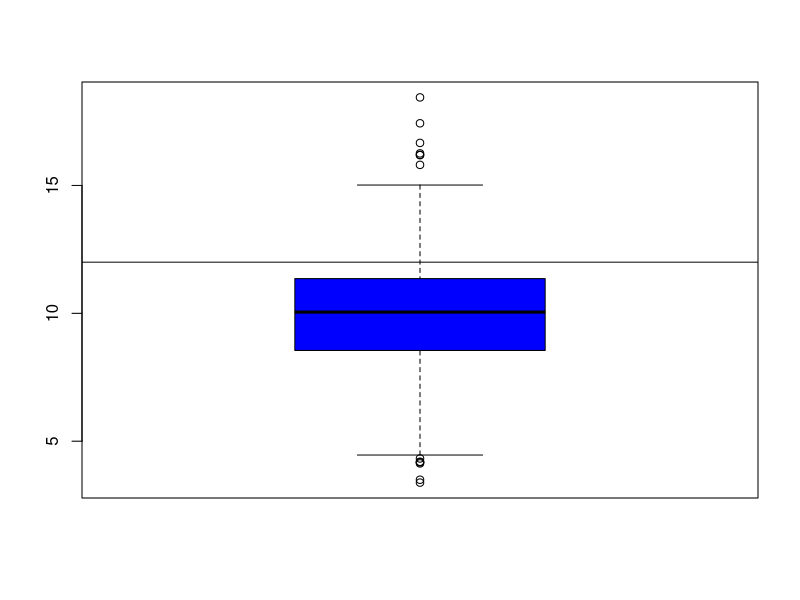
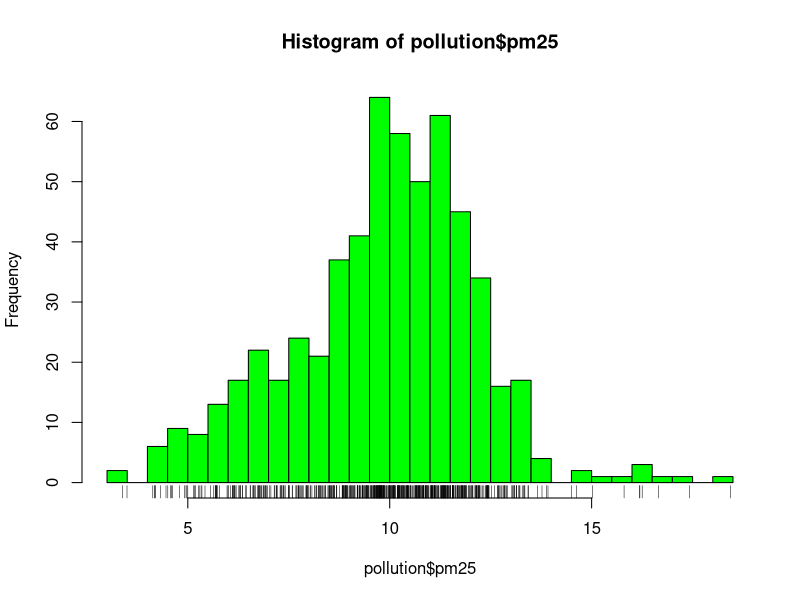
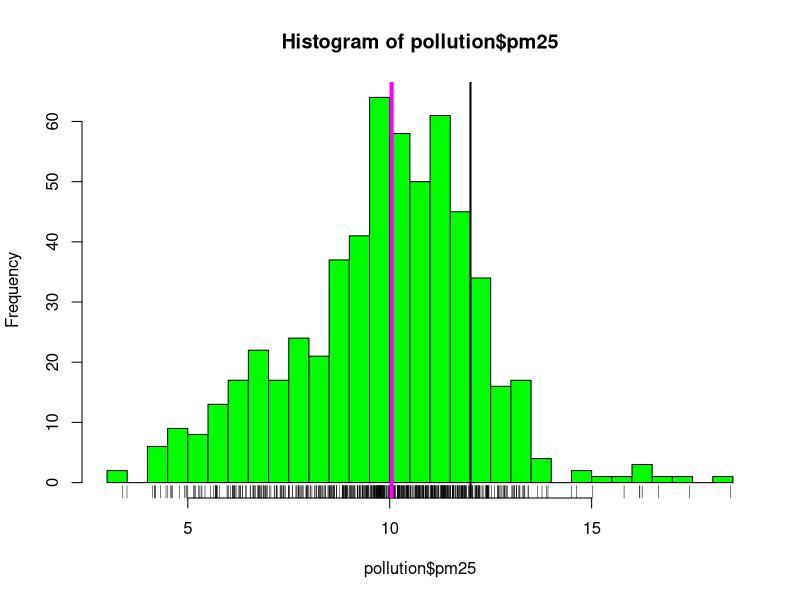
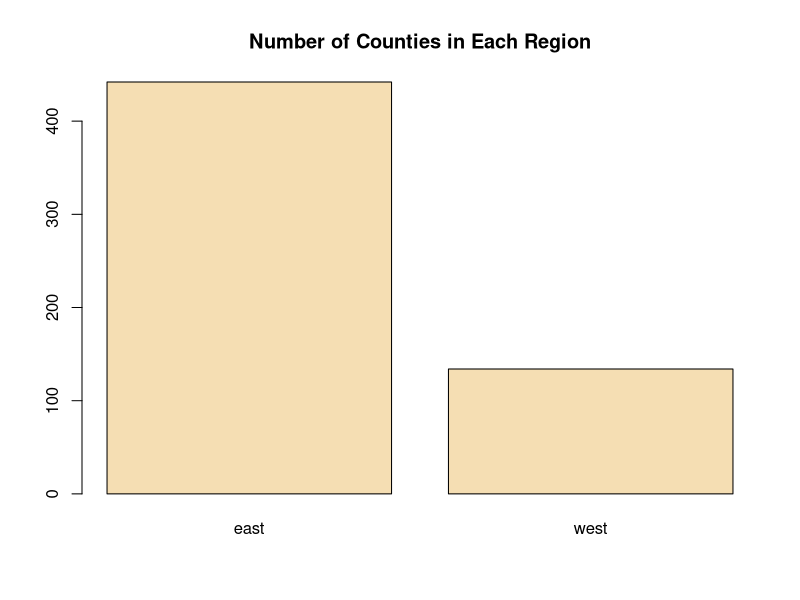
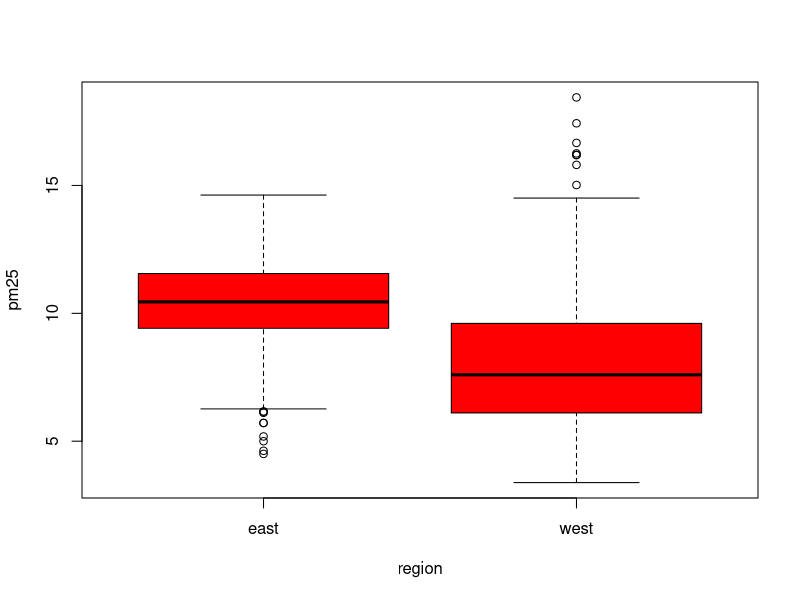
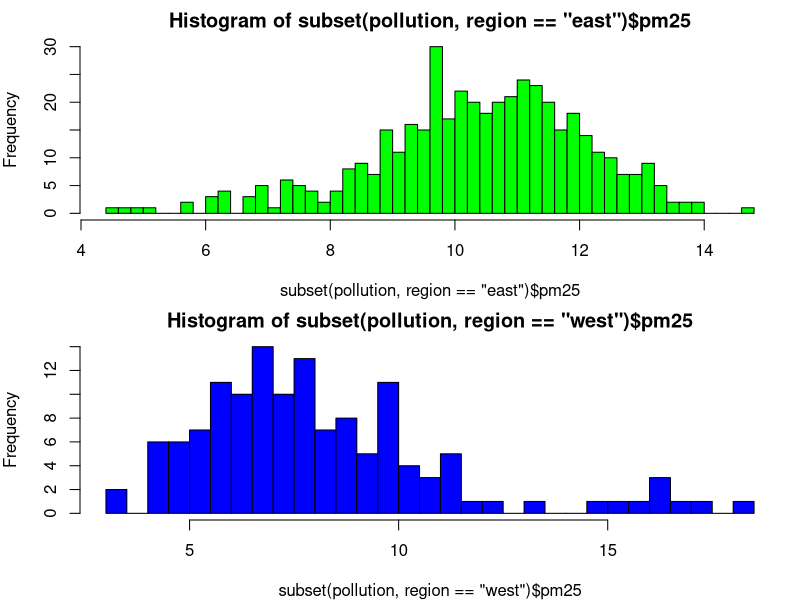
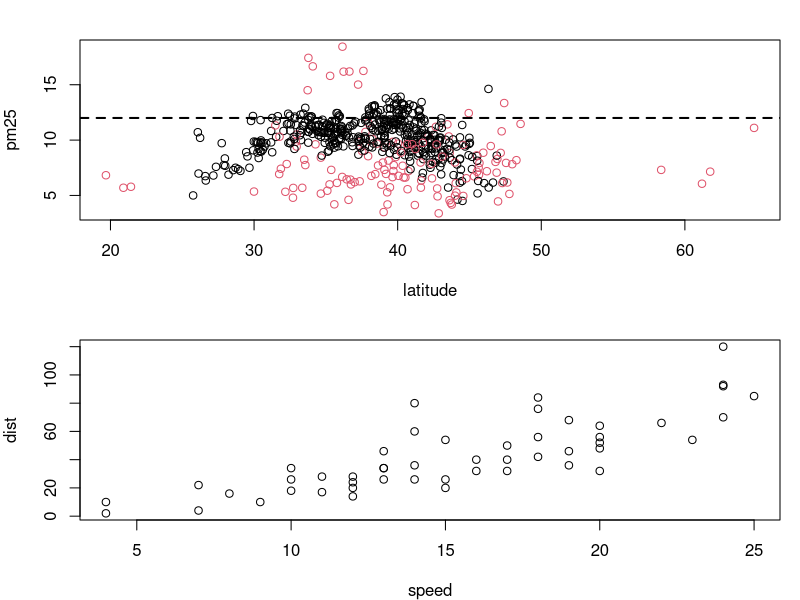
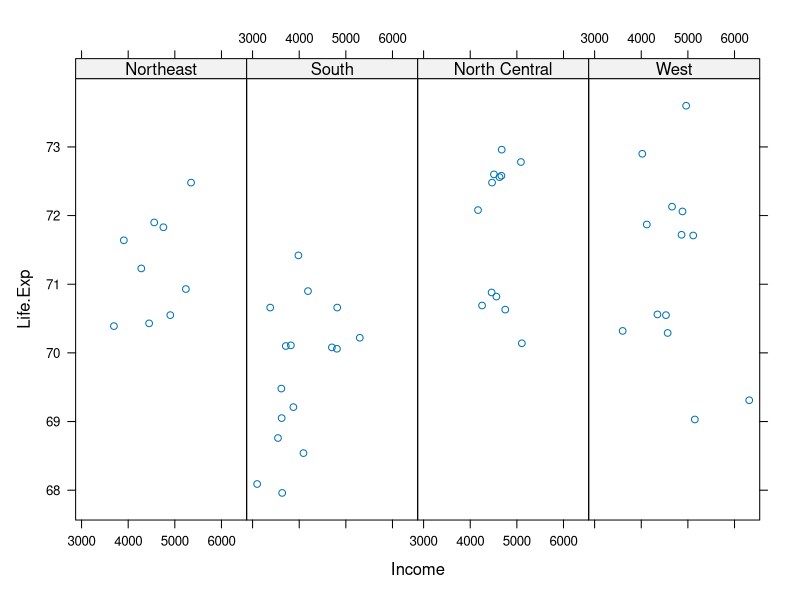

The R source for these figures, in order:
########## Exploratory graphs ##########

# we will make use of the avgpm25 dataset which is the fine particle pollution
# data from the united states

# read the data
pollution <- read.csv('avgpm25.csv', colClasses=c('numeric', 'character',
											  	  'factor', 'numeric',
											  	  'numeric'))

# do any counties exceed the standard of 12 ug/m^3?
summary(pollution$pm25)

#   Min. 1st Qu.  Median    Mean 3rd Qu.    Max. 
#  3.383   8.549  10.050   9.836  11.360  18.440 

# the median is indeed below the standard, but some are way above it 
# as see nby the third quartile and the max

# make a boxplot to see distribution, overlayed with a horizontal line at 12
# remember 12 is the national standard
boxplot(pollution$pm25, col="blue")
abline(h=12)

# histogram is better of course, more detail on the distribution
# add a rug below so you see the points that make up the histogram
# you can also set the breaks (number of bins)
hist(pollution$pm25, col="green", breaks=40)
rug(pollution$pm25)

# can add vertical line at the median and at the standard, kinda cool
hist(pollution$pm25, col="green", breaks=40)
rug(pollution$pm25)
abline(v=12, lwd=2)
abline(v=median(pollution$pm25), col="magenta", lwd=4)

# bar plots can also be used for categorical data, here we plot the region variable
barplot(table(pollution$region), col="wheat", main= "Number of Counties in Each Region")

## often the most useful techniques are to take 2D plots and array them in order to look
## at the third dimensions avaialable

# here we look at how the pm25 varies by region (east and west) using two boxplots
boxplot(pm25 ~ region, data=pollution, col="red")

# multiple histograms can be used to do the above too
par(mfrow=c(2, 1), mar=c(4, 4, 2, 1)) # more on this later
hist(subset(pollution, region=="east")$pm25, col="green", breaks=40)
hist(subset(pollution, region=="west")$pm25, col="blue", breaks=40)

# the most obvious thing to do would be a scatter plot though
# we can use color to add a dimension! neat!
with(pollution, plot(latitude, pm25, col=region))
abline(h=12, lwd=2, lty=2)

# don't forget to always remark things about your data

######### Plotting systems ############
# The base plotting systems is what comes with base r
# It basically gives you a palette or canvas, to which you add shit
# you use annotations to add/modify things

# drawback: can't go back after you've plotted, need to re-do the plot
# use the cars dataset to demonstrate
library(datasets)
data(cars)
with(cars, plot(speed, dist))

# lattice plots are another type of plot, these are used to make a plot 
# in a single command, making it more reproducible
library(lattice)
state <- data.frame(state.x77, region = state.region)

# We'll plot average life expentancy in a state vs the average per capita 
# income in that state, conditioned by the region
xyplot(Life.Exp ~ Income | region, data=state, layout=c(4, 1))
# pretty plot

##### ggplot2 #########
# this library creates really sexy plots, splits the ideas between base and
# lattice systems, but sooo much more flexible
library(ggplot2)
data(mpg)
qplot(displ, hwy, data=mpg) # so nice







